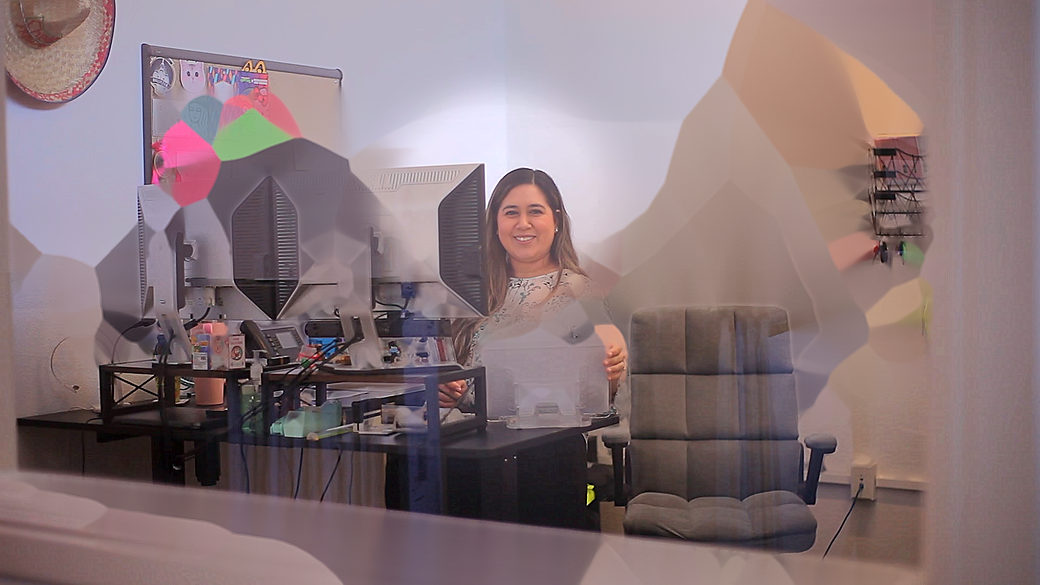
#> input picture photos/admin-desk-smile-thumb.jpg, 1040 x 585 px, given in place of P1220248.jpg, which was not available; the run also reads 1 picture not shown here
$ python upgrade_image_quality.py
#> lines starting #> are read from the running program, lines starting #| are printed output that depends on the picture; pictures that were not available may be replaced by others from this repository, and a replacement may not be noted
#!/usr/bin/env python3
"""Re-export site photos ~30% higher quality (larger long edge + higher JPEG Q)."""

import os
import subprocess
from PIL import Image, ImageEnhance, ImageFilter, ImageOps

REPO = os.path.dirname(os.path.dirname(os.path.abspath(__file__)))
OUT = os.path.join(REPO, "photos")
STORM_HI = "/tmp/storm_hires"
ADMIN_SRC = "/tmp/holl_new"
STREETS_DIR = "/Users/iannewman/Desktop/Hollister/Streets Department "

# ~30% above prior defaults (1400 / q76 / q68)
FULL_MAX = 1820
THUMB_MAX = 1040
BANNER_MAX = 780
FULL_Q = 90
THUMB_Q = 82
BANNER_Q = 84


def pil_from(path):
#> called with path = '/tmp/storm_hires/P1220248.jpg'
    return ImageOps.exif_transpose(Image.open(path)).convert("RGB")
#> returned value is the input picture: PIL image 1040x585 RGB; mean R, G, B 137.4, 118.1, 122.1


def fit(im, box):
    w, h = im.size
    if max(w, h) <= box:
        return im
    if w >= h:
        return im.resize((box, round(h * box / w)), Image.LANCZOS)
    return im.resize((round(w * box / h), box), Image.LANCZOS)


def levels(im, lo=8, hi=248, exponent=1.0):
#> called with lo = 6, hi = 250, exponent = 0.96
    scale = 255.0 / (hi - lo)
#> scale = 1.05
    table = []
    for i in range(256):
        v = (i - lo) * scale
        v = 0.0 if v < 0 else (255.0 if v > 255 else v)
        v = 255.0 * pow(v / 255.0, exponent)
        table.append(int(round(v)))
#> this loop made 256 passes
#> v on passes 1 to 3: 0, 0, 0
#> after the loop, table = 256 values from 0 to 255
    return im.point(table * 3)


def sharpen(im, radius=0.85, percent=72, threshold=2):
    return im.filter(ImageFilter.UnsharpMask(radius=radius, percent=percent, threshold=threshold))


def save_jpeg(im, path, quality):
    im.save(path, "JPEG", quality=quality, optimize=True, progressive=True, subsampling=0)


def save_pair(im, name, full_max=FULL_MAX):
    full = sharpen(fit(im, full_max))
    full_path = os.path.join(OUT, name + ".jpg")
    save_jpeg(full, full_path, FULL_Q)

    thumb = sharpen(fit(im, THUMB_MAX), radius=0.75, percent=80, threshold=2)
    thumb_path = os.path.join(OUT, name + "-thumb.jpg")
    save_jpeg(thumb, thumb_path, THUMB_Q)

    print(f"  {name:28s} {full.size[0]}x{full.size[1]}  "
          f"{os.path.getsize(full_path)/1024:.0f}KB")
    return full.size


def polish(im, lo=8, hi=248, exponent=0.97, color=1.05, contrast=1.06):
    im = levels(im, lo, hi, exponent)
    im = ImageEnhance.Color(im).enhance(color)
    im = ImageEnhance.Contrast(im).enhance(contrast)
    return im


def upgrade_storm():
    print("=== STORM (native P122 frames) ===")
    # Juan portrait
    juan = polish(pil_from(os.path.join(STORM_HI, "P1220248.jpg")), lo=6, hi=250, exponent=0.96)
    w, h = juan.size
#> w = 1040; h = 585
    juan = juan.crop((int(w * 0.08), int(h * 0.02), int(w * 0.92), int(h * 0.98)))
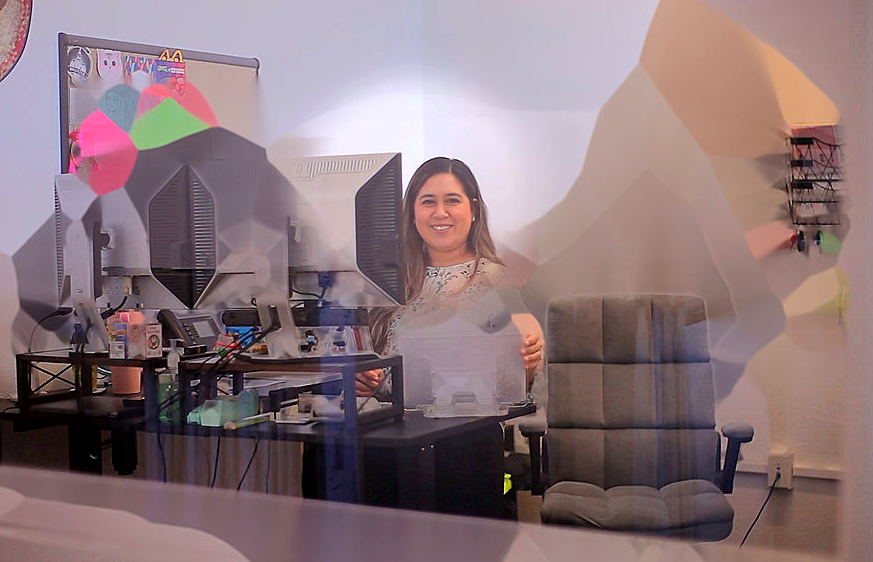
#> juan: PIL image 873x562 RGB; mean R, G, B 139.6, 117.5, 122
    save_pair(juan, "storm-juan")
#|   storm-juan                   873x562  122KB

    # Hose reel / equipment work
    hose = polish(pil_from(os.path.join(STORM_HI, "P1220247.jpg")), lo=8, hi=248, exponent=0.97)
#> the loop in levels (call 2), `for i in range(256):` made 256 passes
    w, h = hose.size
#> w = 1820; h = 1024
    hose = hose.crop((int(w * 0.04), int(h * 0.04), int(w * 0.96), int(h * 0.96)))
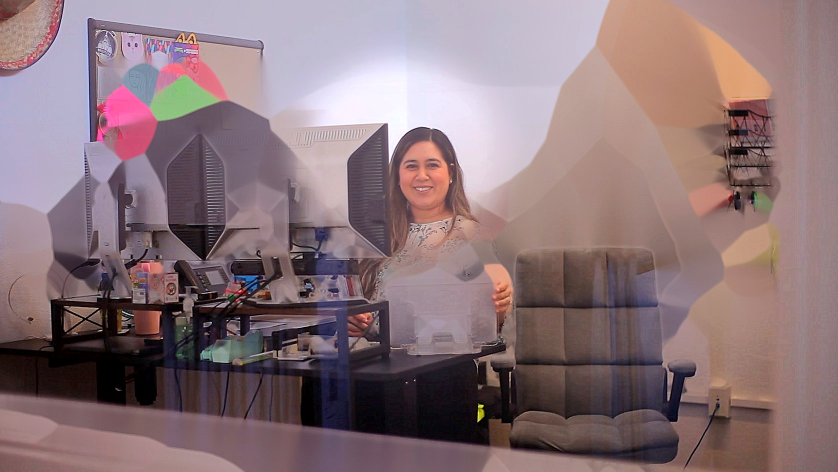
#> hose: PIL image 1675x943 RGB (shown at 1/2 size); mean R, G, B 138.8, 116.1, 120.6
    save_pair(hose, "storm-hose-reel")
#> call 4 of fit, with box = 1040
#> in fit (call 4), `return im.resize((box, round(h * box / w)), Image.LANCZOS)`:
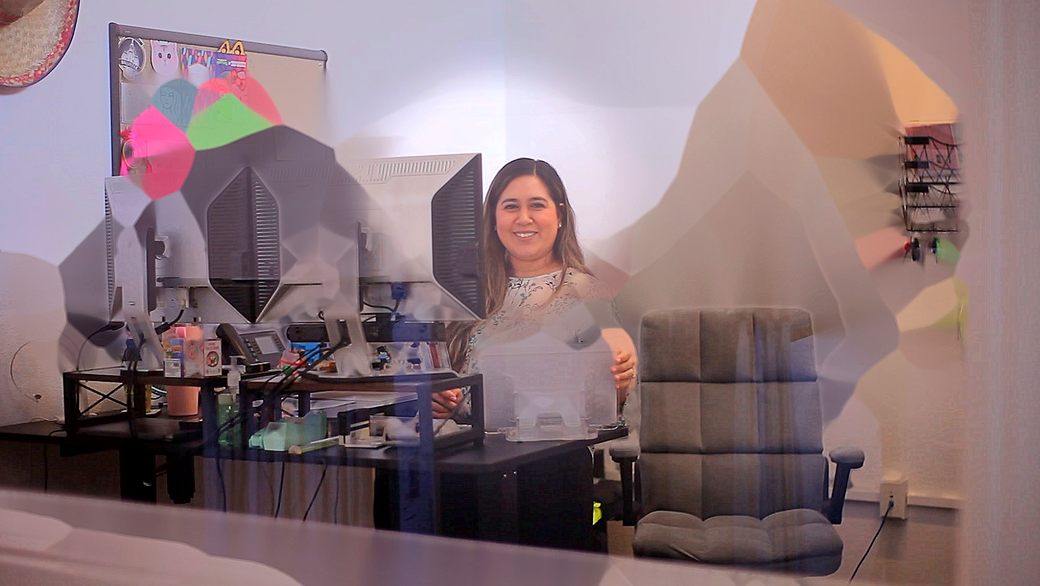
#> returned value: PIL image 1040x586 RGB; mean R, G, B 138.8, 116.1, 120.7
#|   storm-hose-reel              1675x943  291KB

    # Vactor truck
    truck = polish(pil_from(os.path.join(STORM_HI, "P1220243.jpg")), lo=10, hi=250, exponent=0.98)
    w, h = truck.size
    truck = truck.crop((int(w * 0.02), int(h * 0.08), int(w * 0.98), int(h * 0.95)))
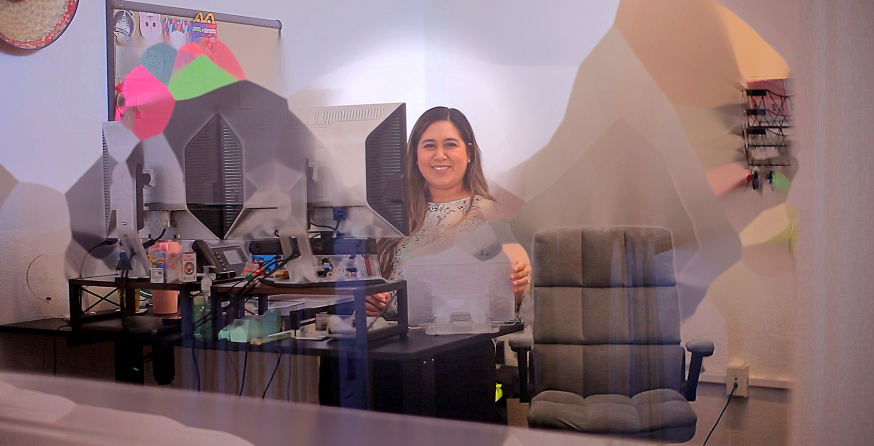
#> truck: PIL image 1747x891 RGB (shown at 1/2 size); mean R, G, B 134, 111.1, 115.6
    save_pair(truck, "storm-vactor-truck")
#> in fit (call 6), `return im.resize((box, round(h * box / w)), Image.LANCZOS)`:
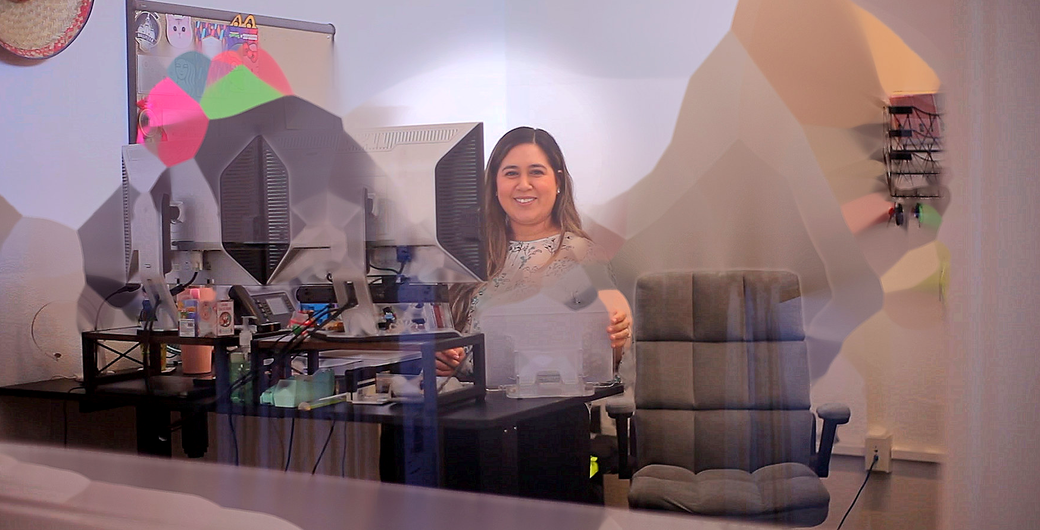
#> returned value: PIL image 1040x530 RGB; mean R, G, B 134, 111.1, 115.6
#|   storm-vactor-truck           1747x891  323KB

    # SEIU hard-hat
    seiu = polish(pil_from(os.path.join(STORM_HI, "P1220224.jpg")), lo=12, hi=245, exponent=0.98, color=1.04)
    w, h = seiu.size
    seiu = seiu.crop((int(w * 0.12), int(h * 0.02), int(w * 0.88), int(h * 0.98)))
    save_pair(seiu, "storm-seiu-vactor")


# [83 lines left out: functions upgrade_admin, upgrade_departments, find_streets_match, not called in this run]


STREETS_EXPORTS = [
    "crosswalk-traffic.jpg",
    "medina-crossing.jpg",
    "felix-thermolazer.jpg",
    "setting-cones.jpg",
    "felix-applicator.jpg",
    "crew-member-street.jpg",
    "felix-commercial-strip.jpg",
    "applicator-detail.jpg",
    "crew-portrait.jpg",
]


# [58 lines left out: functions upgrade_streets_work, upgrade_group_hero, not called in this run]


def main():
    os.makedirs(OUT, exist_ok=True)
    upgrade_storm()
    upgrade_admin()
    upgrade_departments()
    upgrade_streets_work()
    upgrade_group_hero()
    print("done")


if __name__ == "__main__":
#> (the run stopped early here; a loop or call above may not have finished)
